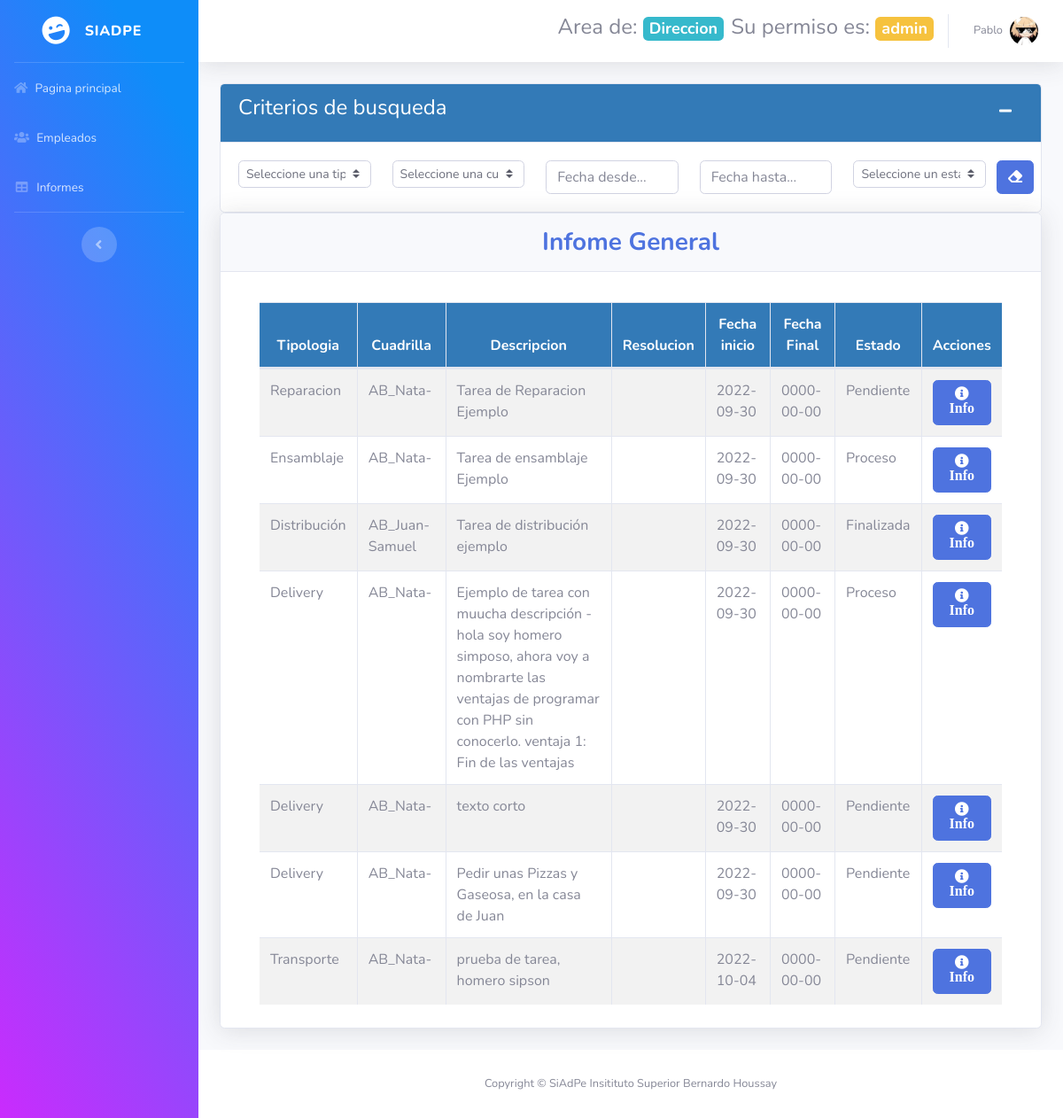
The app's page /dashboardAdmin/informes.php (signed in), older data.
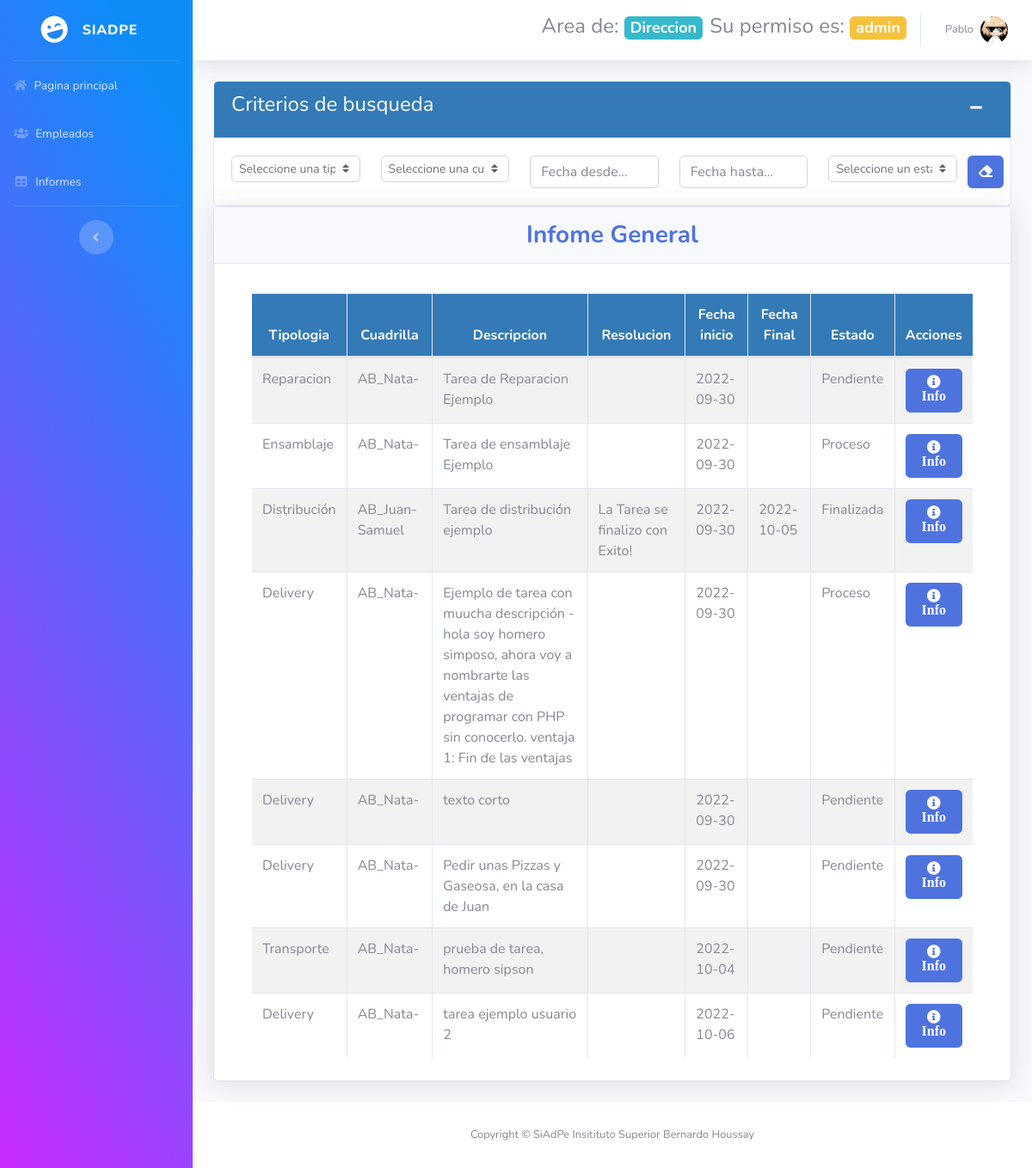
The same page, newer data.
### tables this page shows
CREATE TABLE IF NOT EXISTS `tareas` (
  `id` int(11) NOT NULL AUTO_INCREMENT,
  `descripcion` varchar(300) NOT NULL,
  `resolucion` varchar(300) NOT NULL,
  `fecha_inicio` date NOT NULL,
  `fecha_finalizacion` date DEFAULT NULL,
  `id_jefe` int(11) NOT NULL,
  `id_estado` int(11) NOT NULL,
  `id_tipologia` int(11) NOT NULL,
  PRIMARY KEY (`id`),
  KEY `id_jefe` (`id_jefe`),
  KEY `id_estado` (`id_estado`),
  KEY `id_tipologia` (`id_tipologia`),
  FULLTEXT KEY `resolucion` (`resolucion`)
);

CREATE TABLE IF NOT EXISTS `tipologias` (
  `id` int(11) NOT NULL AUTO_INCREMENT,
  `descripcion` varchar(250) NOT NULL,
  PRIMARY KEY (`id`)
);

CREATE TABLE IF NOT EXISTS `estados` (
  `id` int(11) NOT NULL AUTO_INCREMENT,
  `estado` varchar(100) NOT NULL,
  PRIMARY KEY (`id`)
);

### dashboardAdmin/informes.php (the view, shortened to what the changed rows need)
<?php require_once "vistas/parte_superior.php"?>
<?php
$objeto = new Conexion();
$conexion = $objeto->Conectar();
$consulta = "SELECT Tareas.id As tarea_ID, Tipologias.descripcion as Tipologia, Estados.estado AS Estado, Tareas.Descripcion , Cuadrillas.nombre Cuadrilla, Tareas.resolucion as Resolucion, Tareas.fecha_inicio as Fecha_Inicio, Tareas.fecha_finalizacion as Fecha_final FROM Cuadrillas INNER JOIN Tareas_Empleados ON Cuadrillas.id = Tareas_Empleados.id_cuadrilla INNER JOIN Tareas ON Tareas_Empleados.id_tarea = Tareas.id INNER JOIN Tipologias ON Tareas.id_tipologia = Tipologias.id INNER JOIN Estados ON Tareas.id_estado = Estados.id GROUP BY tarea_ID";
$resultado = $conexion->prepare($consulta);
$resultado->execute();
$dataAll=$resultado->fetchAll(PDO::FETCH_ASSOC);
?>
<div id="content">
    <div class="container-fluid">
            <div class="card shadow mb-4">
                <div class="card-body">
                    <div class="container">
                            <div class="row mt-2">
                                    <div class="col-lg-12">
                                        <div class="table-responsive">
                                            <table id="tablaInformeGeneral" class="table table-striped table-bordered table-condensed" style="width:100%">
                                                <thead class="text-center">
                                                    <tr>
                                                        <th>Tipologia</th>
                                                        <th>Cuadrilla</th>
                                                        <th>Descripcion</th>
                                                        <th>Resolucion</th>
                                                        <th>Fecha inicio</th>
                                                        <th>Fecha Final</th>
                                                        <th>Estado</th>
                                                        <th>Acciones</th>
                                                    </tr>
                                                </thead>
                                                <tbody>
                                                    <?php
                                                    foreach($dataAll as $dat) {
                                                    ?>
                                                    <tr>
                                                        <td><?php echo $dat['Tipologia'] ?></td>
                                                        <td><?php echo $dat['Cuadrilla'] ?></td>
                                                        <td><?php echo $dat['Descripcion'] ?></td>
                                                        <td><?php echo $dat['Resolucion'] ?></td>
                                                        <td><?php echo $dat['Fecha_Inicio'] ?></td>
                                                        <td><?php echo $dat['Fecha_final'] ?></td>
                                                        <td><?php echo $dat['Estado'] ?></td>
                                                        <td></td>
                                                    </tr>
                                                    <?php
                                                    }
                                                    ?>
                                                </tbody>
                                           </table>
                                        </div>
                                    </div>
                            </div>
                        </div>
                </div>
            </div>
        </div>
</div>
<?php require_once "vistas/parte_inferior.php"?>

Row changes from the older to the newer data that the page shows:
changed tareas "Tarea de Reparacion Ejemplo": fecha_finalizacion "0000-00-00" → (not shown)
changed tareas "Tarea de ensamblaje Ejemplo": fecha_finalizacion "0000-00-00" → (not shown)
changed tareas "Tarea de distribución ejemplo": resolucion (not shown) → "La Tarea se finalizo con Exito!"; fecha_finalizacion "0000-00-00" → "2022-10-05"
changed tareas (number 4 of 8 on the later page): fecha_finalizacion "0000-00-00" → (not shown)
changed tareas "texto corto": fecha_finalizacion "0000-00-00" → (not shown)
changed tareas "Pedir unas Pizzas y Gaseosa, en la casa de Juan": fecha_finalizacion "0000-00-00" → (not shown)
changed tareas "prueba de tarea, homero sipson": fecha_finalizacion "0000-00-00" → (not shown)
added tareas: id_tipologia.descripcion "Delivery", Cuadrilla "AB_Nata-", descripcion "tarea ejemplo usuario 2", fecha_inicio "2022-10-06", id_estado.estado "Pendiente"
